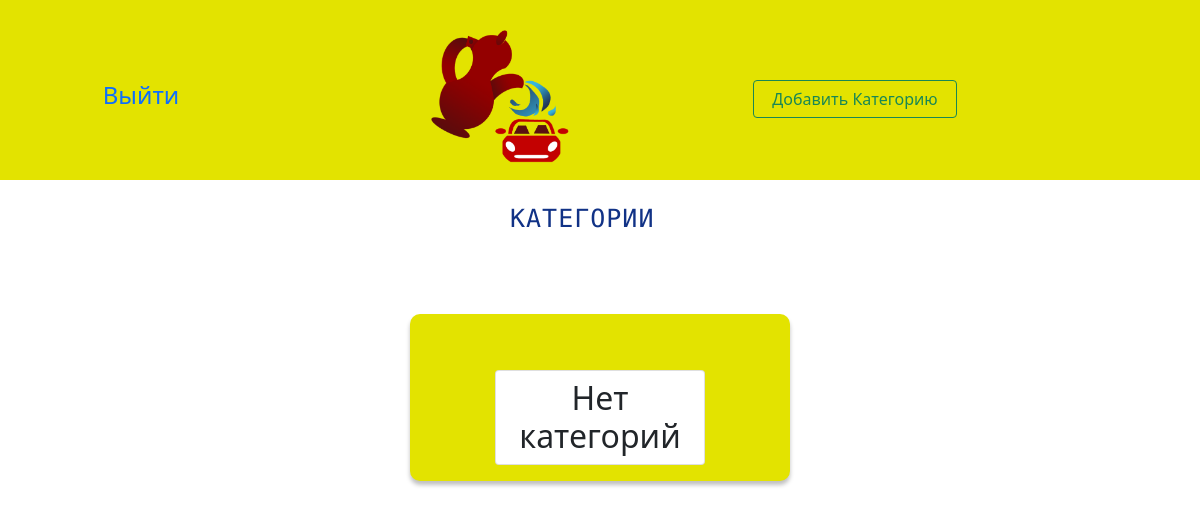
Page /category_list/ on the earlier database version.
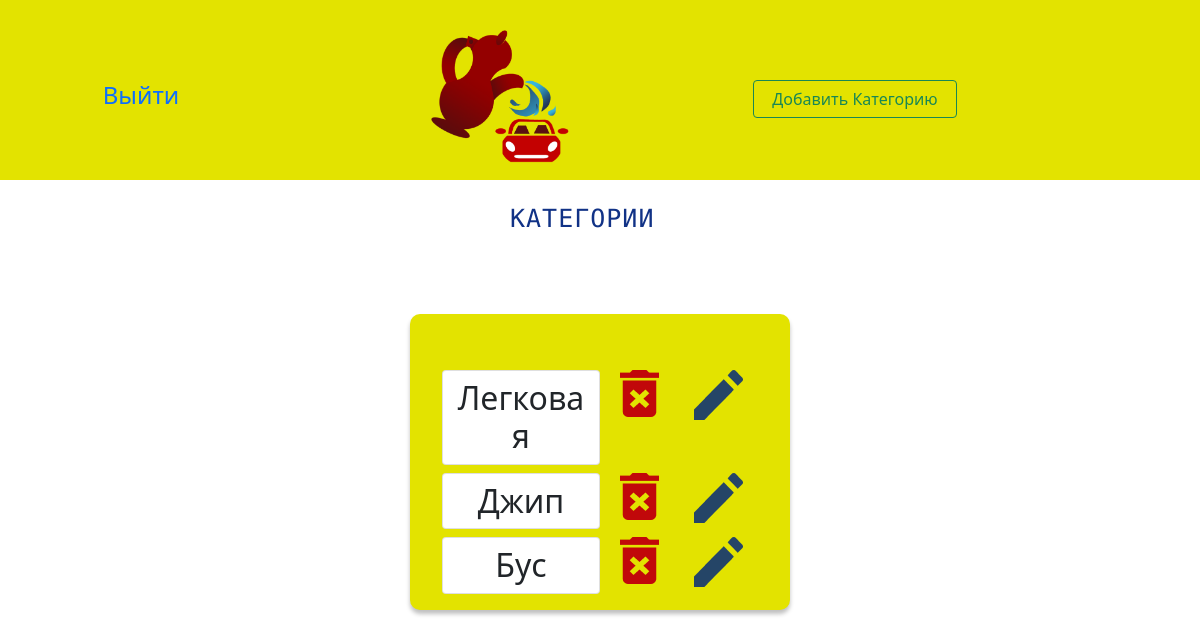
Same page on the later database version.
### kumgan/models.py (models this page shows, shortened)
class Category_Transport(models.Model):
    type_of_car = models.CharField(max_length=20)
    class Meta:
        verbose_name = 'Category_Transport'
        verbose_name_plural = 'Category_Transports'

### kumgan/views.py (the view)
# urls.py: path('category_list/', views.CategoryListView.as_view(), name='category_list'),
class CategoryListView(ListView):
    model = Category_Transport
    template_name = 'kumgan/category_list.html'

### kumgan/templates/kumgan/category_list.html (shortened to what this page needs)
{% extends 'kumgan/base.html' %}
{% load crispy_forms_filters %}
{% load static %}
{% load crispy_forms_tags %}
{% block header %}
<header class="header_bg">
<span class="container">
    <div class="row text-center justify-content-center align-items-center">
        <a class="col-2" href="{% url 'kumgan:signout' %}">
        <h4>Выйти</h4> </a>
        <a href="{% url 'kumgan:home'%}" class="col-5">
           <img src="{% static 'kumgan/images/header_logo.png' %}" height="150px" alt="logo"/>
        </a>
         <a href="{% url 'kumgan:category_create' %}" type="button" class="btn btn-outline-success col-2">Добавить Категорию</a>
    </div>
</span>
</header>
{% endblock header %}
{% block title_page %}
    <span class="container">
    <div class="row text-center justify-content-center">
        <h2 class="col-2 title_of_page">Категории</h2>
    </div>
    </span>
{% endblock title_page %}
{% block content %}
    <div class="container pt-5 ">
        <div class="row justify-content-center text-center">
            <div class="col-4 border_time_date_card">
                <form class="pt-5" method="post">
                    <div class="container">
                        <div class="row justify-content-center p-2">
                            {% for i in object_list %}
                             <h2 class="col-6 p-2 card">{{ i.type_of_car }}</h2>
                                <a href="{% url 'kumgan:category_delete' i.id %}" class="col-3">
                                <img class="img-fluid" alt="__" src="{% static 'kumgan/images/trash.png' %}">
                                </a>
                                <a href="{% url 'kumgan:category_update' i.id %}" class="col-3">
                                <img class="img-fluid" alt="__" src="{% static 'kumgan/images/edit.png' %}">
                                </a>
                                {% empty %}
                          <h2 class="col-8 p-2 card"> Нет категорий</h2>
                            {% endfor %}
                        </div>
                    </div>
                </form>
            </div>
        </div>
    </div>
{%  endblock content %}

Differences in the rows shown:
added Category_Transport: type_of_car "Легковая"
added Category_Transport: type_of_car "Джип"
added Category_Transport: type_of_car "Бус"
Other differences:
text no longer shown: "Нет категорий"
